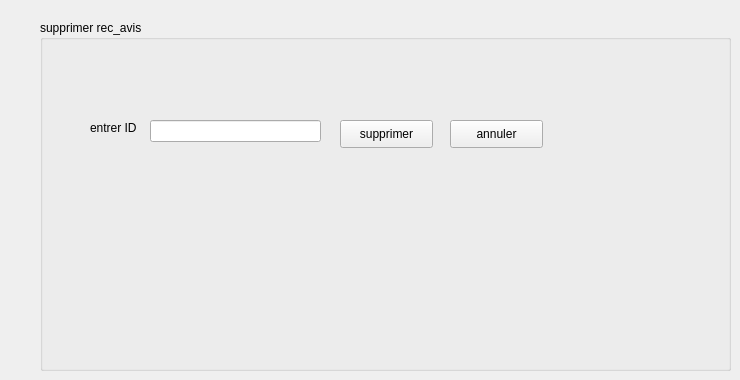
      <widget class="QWidget" name="tab_10">
       <attribute name="title">
        <string>supprimer</string>
       </attribute>
       <widget class="QGroupBox" name="groupBox_8">
        <property name="geometry">
         <rect>
          <x>40</x>
          <y>20</y>
          <width>691</width>
          <height>351</height>
         </rect>
        </property>
        <property name="title">
         <string>supprimer rec_avis</string>
        </property>
        <widget class="QLabel" name="label_21">
         <property name="geometry">
          <rect>
           <x>50</x>
           <y>100</y>
           <width>55</width>
           <height>16</height>
          </rect>
         </property>
         <property name="text">
          <string>entrer ID</string>
         </property>
        </widget>
        <widget class="QLineEdit" name="lineEdit_21">
         <property name="geometry">
          <rect>
           <x>110</x>
           <y>100</y>
           <width>171</width>
           <height>22</height>
          </rect>
         </property>
        </widget>
        <widget class="QPushButton" name="pushButton_14">
         <property name="geometry">
          <rect>
           <x>300</x>
           <y>100</y>
           <width>93</width>
           <height>28</height>
          </rect>
         </property>
         <property name="text">
          <string>supprimer</string>
         </property>
        </widget>
        <widget class="QPushButton" name="pushButton_15">
         <property name="geometry">
          <rect>
           <x>410</x>
           <y>100</y>
           <width>93</width>
           <height>28</height>
          </rect>
         </property>
         <property name="text">
          <string>annuler</string>
         </property>
        </widget>
       </widget>
      </widget>
